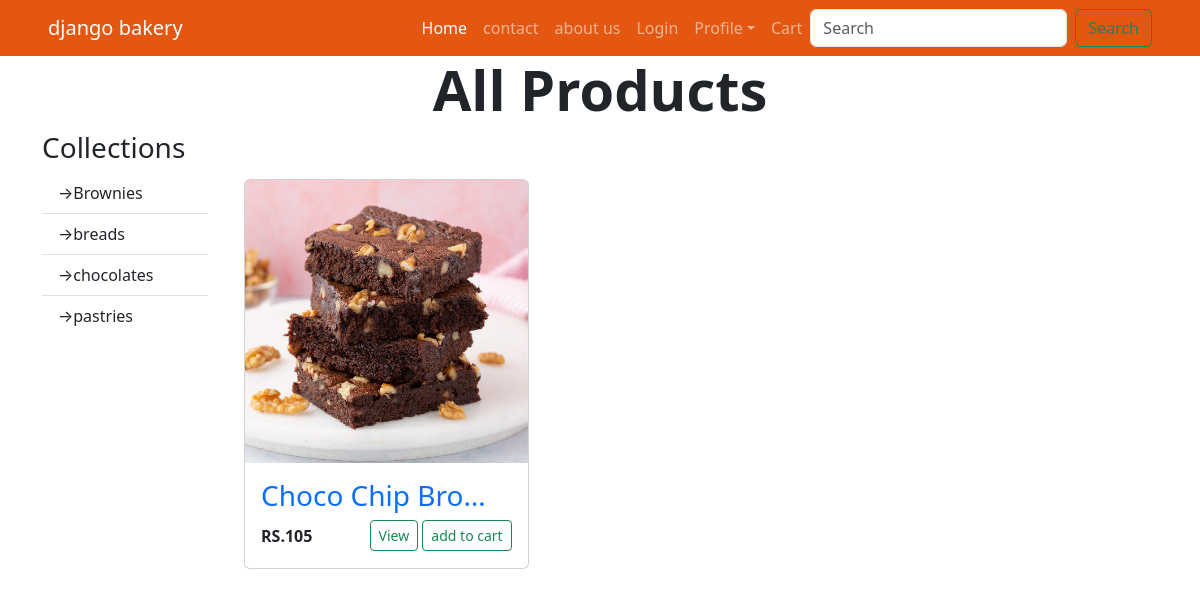
Page /product/all on the earlier database version.
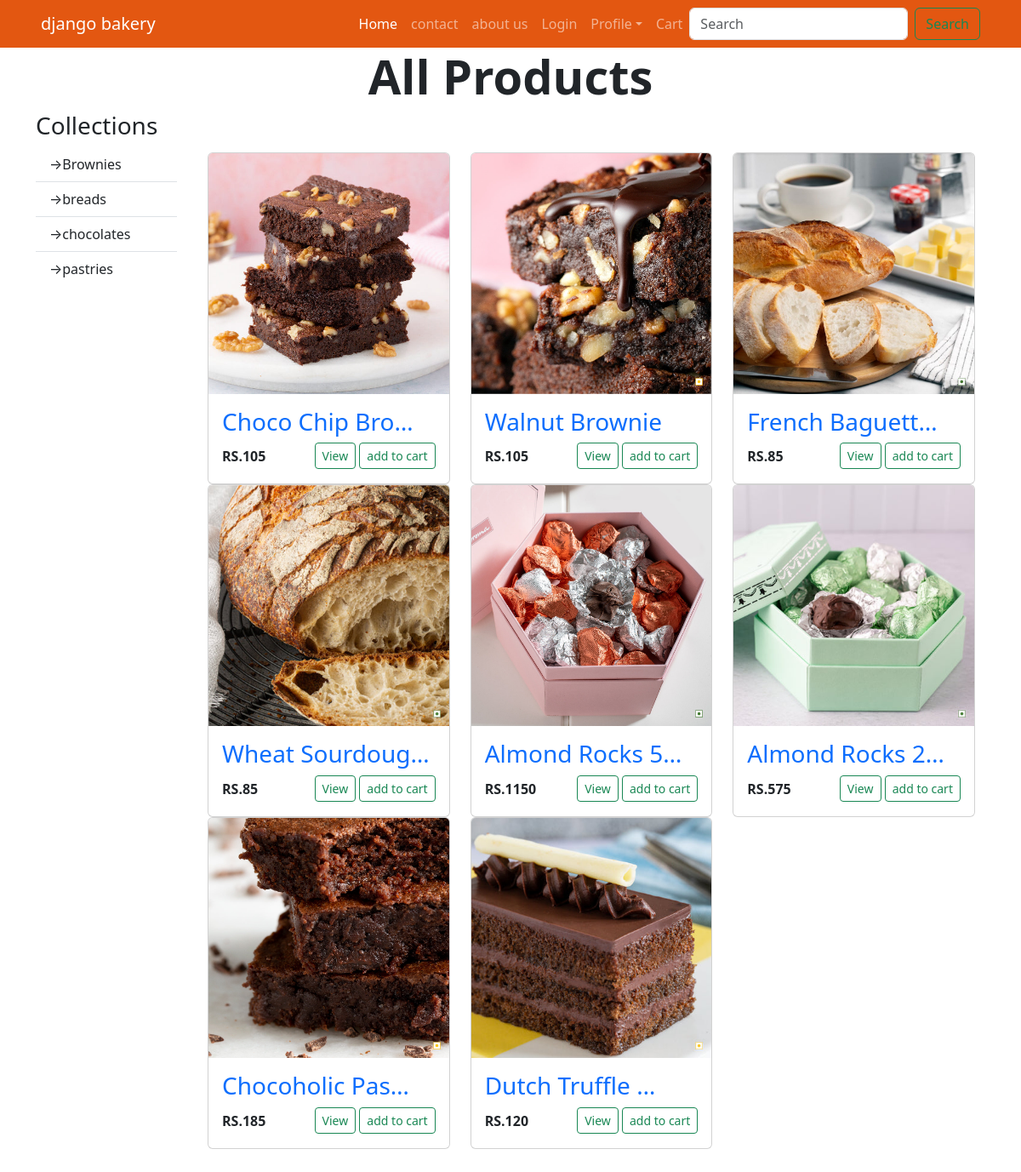
Same page on the later database version.
### inventory/models.py (models this page shows, shortened)
class Collection(models.Model):
    name = models.CharField( max_length=50)
    desc = models.TextField()
    image = models.ImageField( upload_to="Collection", blank=True,null=True)

class Product (models.Model):
    food_choices=(
        (0, 'egg'),
        (1, 'eggless')
    )
    collection = models.ForeignKey(Collection, on_delete=models.CASCADE, default=1)
    name = models.CharField(max_length=50)
    image = models.ImageField( upload_to="product")
    price = models.PositiveIntegerField(default=50)
    desc =models.TextField()
    food_type = models.IntegerField(choices=food_choices,default=0)
    qty = models.FloatField(default=50.00, null=True, blank=True)
    ingredients = models.TextField(null=True, blank=True)
    is_new = models.BooleanField(default=True)
    is_best_seller = models.BooleanField(default=False)
    is_available = models.BooleanField(default=True)

### inventory/views.py (the view)
# urls.py: path('product/all', views.product_list, name='product_all'),
def product_list(request):
    return render(request,'inventory/product_all.html', context={
        'products':Product.objects.all(),
        'collections':Collection.objects.all(),
    })

### cart/templatetags/cart_tags.py (called while the page is built)
@register.simple_tag(takes_context=True)
def count_cart_items(context):
    request = context.get('request')
    user = request.user
    if user.is_authenticated:
        if Cart.objects.filter(user=user).exists():
            cart = Cart.objects.get(user=user)
            return CartItem.objects.filter(cart=cart).count()
    return 0

### templates/inventory/product_all.html (shortened to what this page needs)
{% extends 'layout/base.html' %}
{% load static %}
{% block content %}
<div class="container-fluid px-0 mx-0">
    <div class="row mx-0">
        <div class="col text-center px-0">
            <h1 class="display-4 fw-bold"> All Products</h1>
        </div>
    </div>
</div>
<div class="container">
    <div class="row">
        <div class="col-md-2">
            <h3>Collections</h3>
            <ul class="list-group list-group-flush">
                {% for col in collections %}
                <li class="list-group-item">
                    <a href=" {% url 'collection_detail' col.id %}" class="nav-link"> &rightarrow;{{col.name}}</a>
                </li>
                {% endfor %}
            </ul>
        </div>
        <div class="col-md-10">
            <div class="container-fluid my-5">
                <div class="row">
                    {% for prd in products %}
                    <div class="col-md-4">
                        <div class="card">
                            <a href="{% url 'product_detail' prd.id %}" class="text-decoration-nine">
                            <img src="{{prd.image.url}}" alt="" class="card-img-top">
                            </a>
                            <div class="card-body">
                                <h3>
                                <a href="{% url 'product_detail' prd.id %}" class="text-decoration-none">
                                {{prd.name|truncatechars:15}}
                                </a>
                                </h3>
                                <div class="d-flex justify-content-between">
                                    <p class="fw-bold my-1">RS.{{prd.price}}</p>
                                    <div class="">
                                        <a href="{% url 'product_detail' prd.id %}" class="btn btn-outline-success btn-sm">
                                            View
                                        </a>
                                    <a hx-get="{% url 'add_to_cart' prd.id %}" class="btn btn-outline-success btn-sm"> add to cart</a>
                                </div>
                                </div>
                            </div>
                        </div>
                    </div>
                    {% empty %}
                    <div class="alert alert-wgarnin" role="alert">
                        <strong> no product available</strong> check later
                    </div>
                    {% endfor %}
                </div>
            </div>
        </div>
    </div>
</div>
{% endblock content %}

### templates/layout/base.html (shortened to what this page needs)
<!doctype html>
<html lang="en">
<head>
    <link href="https://cdn.jsdelivr.net/npm/bootstrap@5.3.2/dist/css/bootstrap.min.css" rel="stylesheet"
 />
    <link rel="stylesheet" type="text/css" href="https://cdn.jsdelivr.net/npm/toastify-js/src/toastify.min.css" />
</head>
<body>
    <body hx-headers='{"X-CSRFToken": "{{ csrf_token }}"}'>
    <header>
        {% include 'components/nav.html' %}
    </header>
    <main>{% block content %}{% endblock %}</main>
</body>
</html>

### templates/components/nav.html (shortened to what this page needs)
{% load cart_tags %}
<nav class="navbar navbar-expand-lg navbar-dark px-5" style="
        background-color: #e35711;
    ">
    <a class="navbar-brand" href="#">django bakery</a>
    <div class="collapse navbar-collapse" id="collapsibleNavId">
        <ul class="navbar-nav ms-auto mt-2 mt-lg-0">
            <li class="nav-item">
                <a class="nav-link active" href="{% url 'home' %}" aria-current="page">Home </a>
            </li>
            <li class="nav-item"><a href="{% url 'contact' %}" class="nav-link">contact</a></li>
            <li class="nav-item"><a href="{% url 'about' %}" class="nav-link">about us</a></li>
            {% if not user.is_authenticated %}
            <li class="nav-item">
                <a class="nav-link" href="{% url 'login' %}">Login</a>
            </li>
            {% endif %}
            <li class="nav-item dropdown">
                <a class="nav-link dropdown-toggle" href="#" id="dropdownId" data-bs-toggle="dropdown"
                    aria-haspopup="true" aria-expanded="false">Profile</a>
            </li>
            <li class="nav-item">
                <a href="{% url 'view_cart' %}" class="nav-link">
                    Cart
                </a>
            </li>
        </ul>
        <form class="d-flex my-2 my-lg-0">
            <input class="form-control me-sm-2" type="text" placeholder="Search" />
            <button class="btn btn-outline-success my-2 my-sm-0" type="submit">
                Search
            </button>
        </form>
    </div>
</nav>

Differences in the rows shown:
added Product: image (picture), name "Walnut Brownie", price "105"
added Product: image (picture), name "French Baguett…", price "85"
added Product: image (picture), name "Wheat Sourdoug…", price "85"
added Product: image (picture), name "Almond Rocks 5…", price "1150"
added Product: image (picture), name "Almond Rocks 2…", price "575"
added Product: image (picture), name "Chocoholic Pas…", price "185"
added Product: image (picture), name "Dutch Truffle …", price "120"
